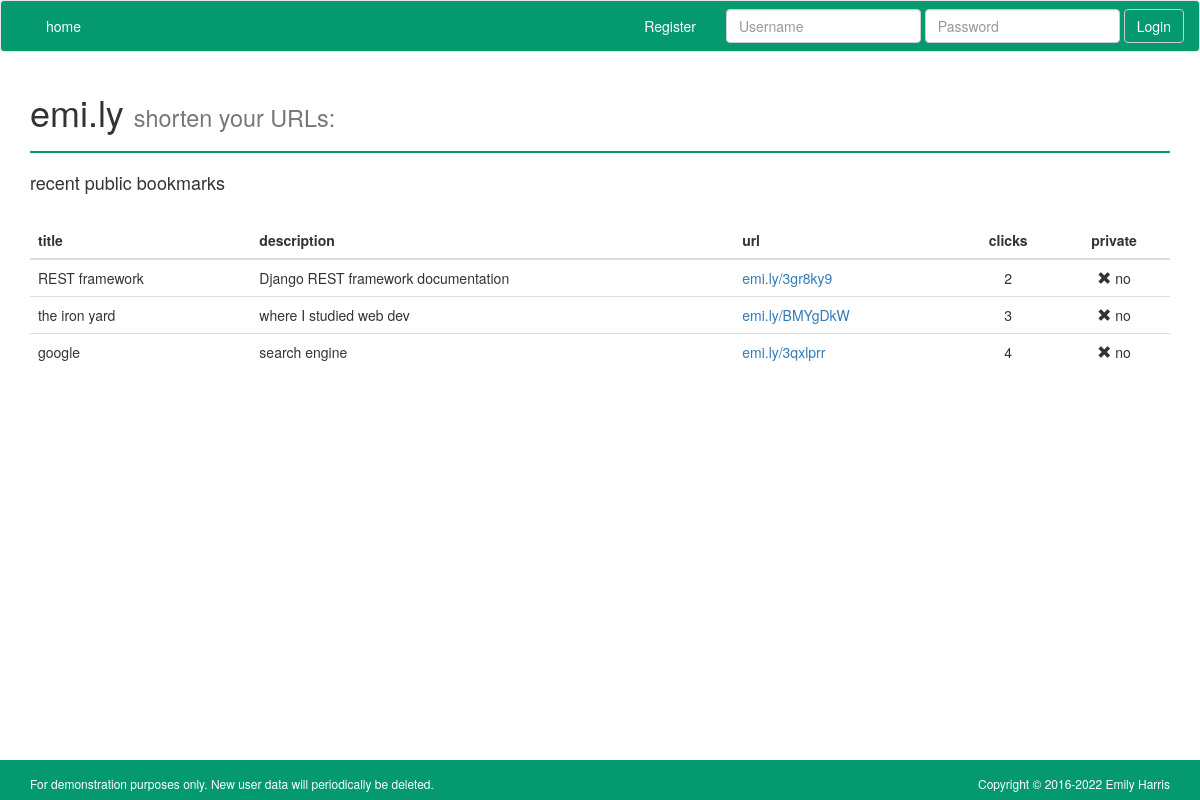
The page / on the database its author committed.
### short_url_app/models.py (models this page shows)
class Bookmark(models.Model):
    user = models.ForeignKey(User, on_delete=models.PROTECT)
    url = models.URLField()
    title = models.CharField(max_length=20, default="")
    description = models.CharField(max_length=50, blank=True)
    created = models.DateTimeField(auto_now_add=True)
    hashid = models.CharField(max_length=50)
    click_count = models.IntegerField(default=0)
    private = models.BooleanField(default=False)
    class Meta:
        ordering = ['-created']

### short_url_app/views.py (the view)
# urls.py: url(r'^$', IndexView.as_view(), name='index_view'),
class IndexView(ListView):
    template_name = "index.html"
    model = Bookmark
    def get_queryset(self):
        return Bookmark.objects.filter(private=False)

### templates/index.html (shortened to what this page needs)
{% extends "base.html" %}
{% block content %}
<h4>recent public bookmarks</h4>
    <br>
    <div class="table-responsive">
    <table class="table">
    <thead>
      <tr>
        <th>title</th>
        <th>description</th>
        <th>url</th>
        <th class='table-centered'>clicks</th>
        <th class='table-centered'>private</th>
      </tr>
    </thead>
    <tbody>
    {% for bookmark in object_list %}
            <tr>
            <td>{{ bookmark.title }}</td>
            <td>{{ bookmark.description }}</td>
            <td><a href="{% url 'redirect_view' bookmark.hashid %}">emi.ly/{{ bookmark.hashid }}</a></td>
            <td class='table-centered'>{{ bookmark.click_count }}</td>
              {% if bookmark.private == True %}
              <td class='table-centered'><i class=' glyphicon glyphicon-ok'></i> yes</td>
              {% else %}
              <td class='table-centered'><i class=' glyphicon glyphicon-remove'></i> no</td>
              {% endif %}
            </tr>
    {% endfor %}
    </tbody>
    </table>
    </div>
{% endblock %}

### short_url_app/static/short_url_app/main.css (style rules this page uses)
html, body { height: 100%; }
body { background-color: white; }
.table-centered { text-align: center }

### rows shown on the page
Bookmark: title "REST framework", description "Django REST framework documentation", hashid "3gr8ky9", click_count "2", private False (drawn)
Bookmark: title "the iron yard", description "where I studied web dev", hashid "BMYgDkW", click_count "3", private False (drawn)
Bookmark: title "google", description "search engine", hashid "3qxlprr", click_count "4", private False (drawn)
